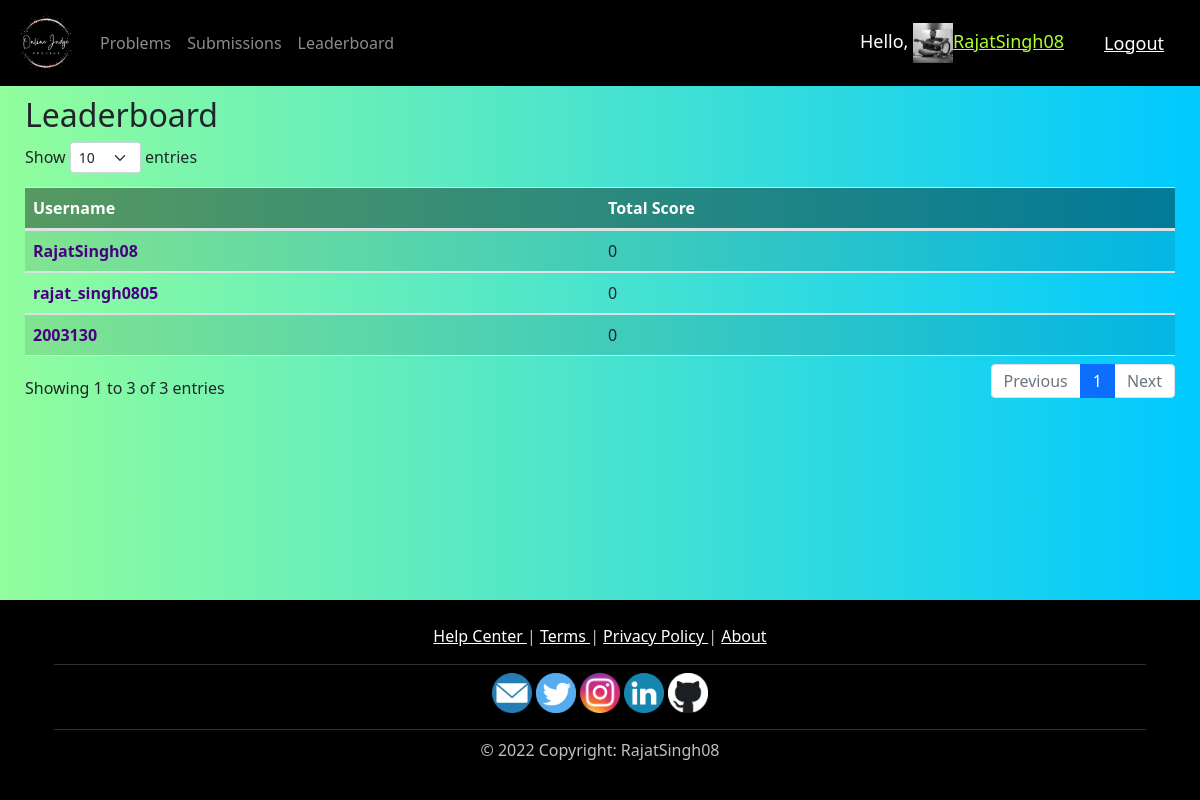
Page /leaderboard/ (signed in) on the committed database.
### OJ/models.py (models this page shows)
class User(AbstractUser):
    email = models.EmailField(unique=True, default="")
    total_score = models.IntegerField(default=0)
    solve_count = models.IntegerField(default=0)
    full_name = models.CharField(max_length=50, default="")
    profile_pic = models.ImageField(
        default="defaultpic.png", blank=True, null=True, upload_to='')
    class Meta:
        ordering = ['-total_score']
    def __init__(self, *args, **kwargs):
        super().__init__(*args, **kwargs)
        self.full_name = self.first_name+" "+self.last_name
    def __str__(self):
        return self.username

### OJ/views.py (the view)
# urls.py: path('leaderboard/', views.leaderboardPage, name='leaderboard'),
@login_required(login_url='login')
def leaderboardPage(request):
    coders = User.objects.all()
    return render(request, 'OJ/leaderboard.html', {'coders': coders})

### OJ/templates/OJ/leaderboard.html
{% extends 'OJ/main.html' %}
{% block content %}
<h2>Leaderboard</h2>
<table id="leaderboard_list" class="table table-striped" style="width:100%">
    <thead style="background-color: rgba(0, 0, 0, 0.395) !important; color:
        white !important;">
        <tr>
            <th style="width:50%"><b>Username</b></th>
            <th style="width:50%"><b>Total Score</b></th>
        </tr>
    </thead>
    <tbody>
        {% for coder in coders %}
        <tr>
            <td style="color: indigo;"><b>{{coder.username}}</b></td>
            <td>{{coder.total_score}}</td>
        </tr>
        {% endfor %}
    </tbody>
</table>
{% endblock %}

### OJ/templates/OJ/navbar.html (shortened to what this page needs)
{% load static %}
<nav class="navbar navbar-expand-lg navbar-dark"
    style="background-color: #000000;">
    <a class="navbar-brand" href="/"><img src="{% static 'images/logo.png' %}"
            width="60" height="60" /></a>
    <div class="collapse navbar-collapse" id="navbarNav">
        <ul class="navbar-nav mr-auto mt-2 mt-lg-0">
            <li class="nav-item">
                <a class="nav-link" href="/problems">Problems</a>
            </li>
            <li class="nav-item">
                <a class="nav-link" href="/all_submissions">Submissions</a>
            </li>
            <li class="nav-item">
                <a class="nav-link" href="/leaderboard">Leaderboard</a>
            </li>
        </ul>
    </div>
    <span class="hello-msg">Hello,
        <a class="hello-msg" style="color: greenyellow"
            href="{% url 'account' %}">
            <img src="{{request.user.profile_pic.url}}"
                width="40" height="40" />{{request.user}}
        </a>
    </span>
    <span><a class="hello-msg" href="{% url 'logout' %}">Logout</a></span>
</nav>

### static/css/main.css (style rules this page uses)
body { background: #00C9FF !important; background: -webkit-linear-gradient(to right, #92FE9D, #00C9FF) !important; background: linear-gradient(to right, #92FE9D, #00C9FF) !important; }

### OJ/templates/OJ/navbar.html (style rules this page uses)
.hello-msg { font-size: 18px; color: #fff; margin-right: 20px; }

### rows in the picture
User: user.profile_pic (picture), user "RajatSingh08", username "RajatSingh08", total_score "0"
User: username "rajat_singh0805", total_score "0"
User: username "2003130", total_score "0"
